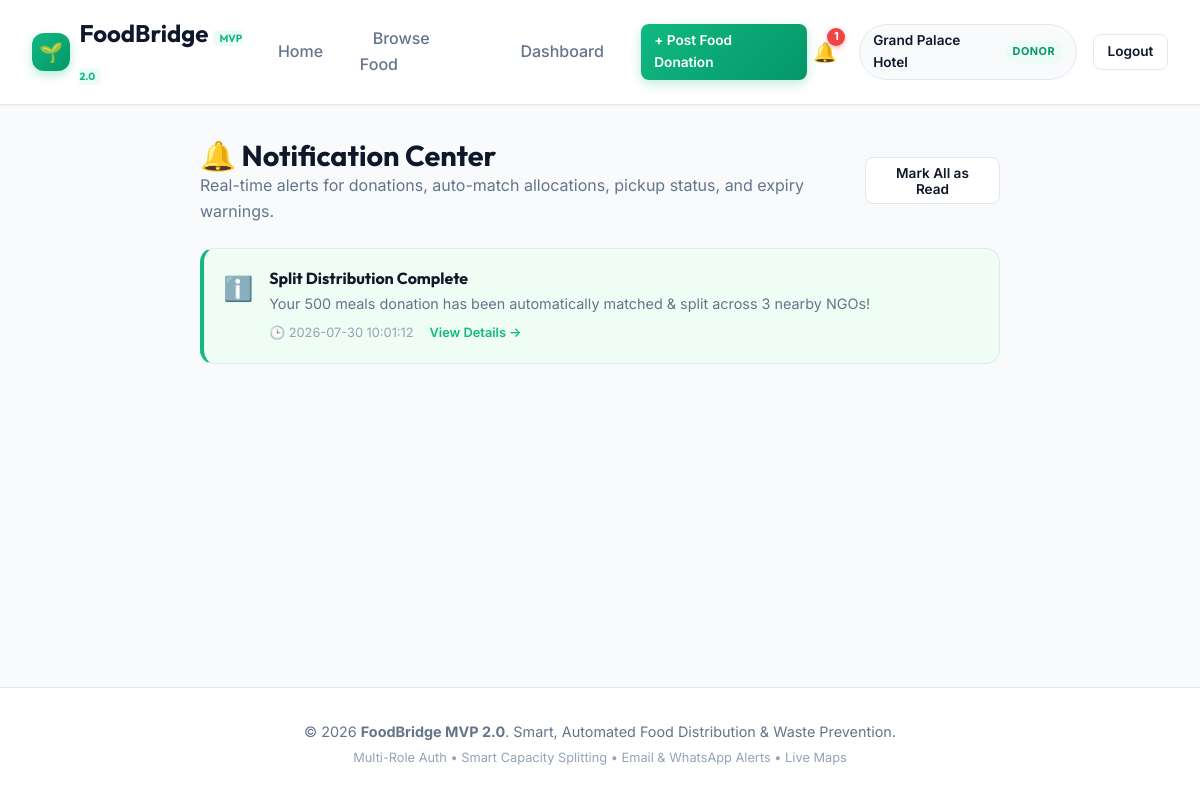
The app's page /notifications (signed in) with its own data.
### tables this page shows
CREATE TABLE users (
    id INTEGER PRIMARY KEY AUTOINCREMENT,
    name TEXT NOT NULL,
    email TEXT UNIQUE NOT NULL,
    password_hash TEXT NOT NULL,
    role TEXT NOT NULL CHECK(role IN ('donor', 'ngo', 'admin')),
    phone TEXT,
    organization TEXT,
    -- NGO Capacity & Location Configuration
    max_meals_per_pickup INTEGER DEFAULT 200,
    daily_capacity INTEGER DEFAULT 500,
    current_capacity_used INTEGER DEFAULT 0,
    capacity_reset_date TEXT DEFAULT '',
    availability TEXT DEFAULT 'Online' CHECK(availability IN ('Online', 'Offline')),
    service_radius_km REAL DEFAULT 10.0,
    latitude REAL DEFAULT 12.9716,
    longitude REAL DEFAULT 77.5946,
    created_at TIMESTAMP DEFAULT CURRENT_TIMESTAMP
);

CREATE TABLE notifications (
    id INTEGER PRIMARY KEY AUTOINCREMENT,
    user_id INTEGER NOT NULL,
    title TEXT NOT NULL,
    message TEXT NOT NULL,
    link TEXT,
    type TEXT DEFAULT 'info',
    is_read INTEGER DEFAULT 0,
    created_at TIMESTAMP DEFAULT CURRENT_TIMESTAMP,
    FOREIGN KEY (user_id) REFERENCES users (id) ON DELETE CASCADE
);

### app.py (the view)
@app.route('/notifications')
@login_required
def notifications_view():
    db = database.get_db()
    notifs = db.execute('''
        SELECT * FROM notifications
        WHERE user_id = ?
        ORDER BY created_at DESC
    ''', (session['user_id'],)).fetchall()
    db.execute('UPDATE notifications SET is_read = 1 WHERE user_id = ?', (session['user_id'],))
    db.commit()
    return render_template('notifications.html', notifications=notifs)

### app.py (called while the page is built)
def login_required(f):
    @wraps(f)
    def decorated_function(*args, **kwargs):
        if 'user_id' not in session:
            flash('Please log in to access this page.', 'warning')
            return redirect(url_for('login', next=request.url))
        return f(*args, **kwargs)
    return decorated_function

### database.py (called while the page is built)
def dict_factory(cursor, row):
    d = {}
    for idx, col in enumerate(cursor.description):
        d[col[0]] = row[idx]
    return d

def get_db():
    db = getattr(g, '_database', None)
    if db is None:
        db = g._database = sqlite3.connect(DATABASE)
        db.row_factory = dict_factory
        db.execute('PRAGMA foreign_keys = ON;')
    return db

def close_connection(exception=None):
    db = getattr(g, '_database', None)
    if db is not None:
        db.close()

### templates/notifications.html (shortened to what this page needs)
{% extends "base.html" %}
{% block content %}
<div style="max-width: 800px; margin: 0 auto;">
    <div style="display: flex; justify-content: space-between; align-items: center; margin-bottom: 1.5rem;">
        <div>
            <h1 style="font-size: 1.8rem; color: var(--text-main);">🔔 Notification Center</h1>
            <p style="color: var(--text-muted);">Real-time alerts for donations, auto-match allocations, pickup status, and expiry warnings.</p>
        </div>
        {% if notifications %}
            <form method="POST" action="{{ url_for('api_read_notifications') }}">
                <button type="submit" class="btn btn-secondary btn-sm">Mark All as Read</button>
            </form>
        {% endif %}
    </div>
    {% if notifications %}
        <div style="display: flex; flex-direction: column; gap: 0.85rem;">
            {% for n in notifications %}
                <div class="notif-item {% if not n.is_read %}unread{% endif %}">
                    <div style="display: flex; gap: 1rem; align-items: flex-start;">
                        <div style="font-size: 1.5rem; margin-top: 0.1rem;">
                            {% if n.type == 'success' %}✅
                            {% elif n.type == 'urgent' or n.type == 'danger' %}🚨
                            {% elif n.type == 'warning' %}🔔
                            {% else %}ℹ️{% endif %}
                        </div>
                        <div>
                            <h4 style="font-size: 1rem; color: var(--text-main); margin-bottom: 0.25rem;">{{ n.title }}</h4>
                            <p style="font-size: 0.9rem; color: var(--text-muted); margin-bottom: 0.5rem;">{{ n.message }}</p>
                            <div style="display: flex; gap: 1rem; align-items: center; font-size: 0.8rem; color: var(--text-light);">
                                <span>🕒 {{ n.created_at }}</span>
                                {% if n.link and n.link != '#' %}
                                    <a href="{{ n.link }}" style="color: var(--primary); font-weight: 600;">View Details &rarr;</a>
                                {% endif %}
                            </div>
                        </div>
                    </div>
                </div>
            {% endfor %}
        </div>
    {% endif %}
</div>
{% endblock %}

### templates/base.html (shortened to what this page needs)
<!DOCTYPE html>
<html lang="en">
<head>
    <link rel="stylesheet" href="{{ url_for('static', filename='css/style.css') }}">
    <link rel="stylesheet" href="https://unpkg.com/leaflet@1.9.4/dist/leaflet.css" />
</head>
<body>
    <nav class="navbar">
        <a href="{{ url_for('index') }}" class="nav-brand">
            <div class="nav-brand-icon">🌱</div>
            <span>FoodBridge <small style="font-size: 0.65rem; color: var(--primary); background: var(--primary-light); padding: 0.1rem 0.4rem; border-radius: 4px;">MVP 2.0</small></span>
        </a>
        <ul class="nav-menu">
            <li><a href="{{ url_for('index') }}" class="nav-link">Home</a></li>
            <li><a href="{{ url_for('donations') }}" class="nav-link">Browse Food</a></li>
            {% if current_user %}
                <li><a href="{{ url_for('dashboard') }}" class="nav-link">Dashboard</a></li>
                {% if current_user.role in ['donor', 'admin'] %}
                    <li>
                        <a href="{{ url_for('add_donation') }}" class="btn btn-primary btn-sm">
                            + Post Food Donation
                        </a>
                    </li>
                {% endif %}
            {% endif %}
        </ul>
        <div class="nav-user">
            {% if current_user %}
                <a href="{{ url_for('notifications_view') }}" class="notif-bell" title="Notifications">
                    🔔
                    {% if unread_notifications_count > 0 %}
                        <span class="notif-badge">{{ unread_notifications_count }}</span>
                    {% endif %}
                </a>
                <div class="user-badge">
                    <span>{{ current_user.name }}</span>
                    <span class="user-role-tag role-{{ current_user.role }}">
                        {{ current_user.role }}
                    </span>
                </div>
                <a href="{{ url_for('logout') }}" class="btn btn-secondary btn-sm">Logout</a>
            {% else %}
                <a href="{{ url_for('login') }}" class="btn btn-secondary btn-sm">Log In</a>
                <a href="{{ url_for('register') }}" class="btn btn-primary btn-sm">Register</a>
            {% endif %}
        </div>
    </nav>
    <main class="container">
        {% block content %}{% endblock %}
    </main>
    <footer class="footer">
        <p>© 2026 <strong>FoodBridge MVP 2.0</strong>. Smart, Automated Food Distribution & Waste Prevention.</p>
        <p style="margin-top: 0.25rem; font-size: 0.8rem; color: var(--text-light);">Multi-Role Auth • Smart Capacity Splitting • Email & WhatsApp Alerts • Live Maps</p>
    </footer>
</body>
</html>

### records on screen
users: name "Grand Palace Hotel", role "DONOR"
notifications: type "ℹ️", title "Split Distribution Complete", message "Your 500 meals donation has been automatically matched & split across 3 nearby NGOs!", created_at "2026-07-30 10:01:12"

### other values on screen
{{ unread_notifications_count }} "1"
